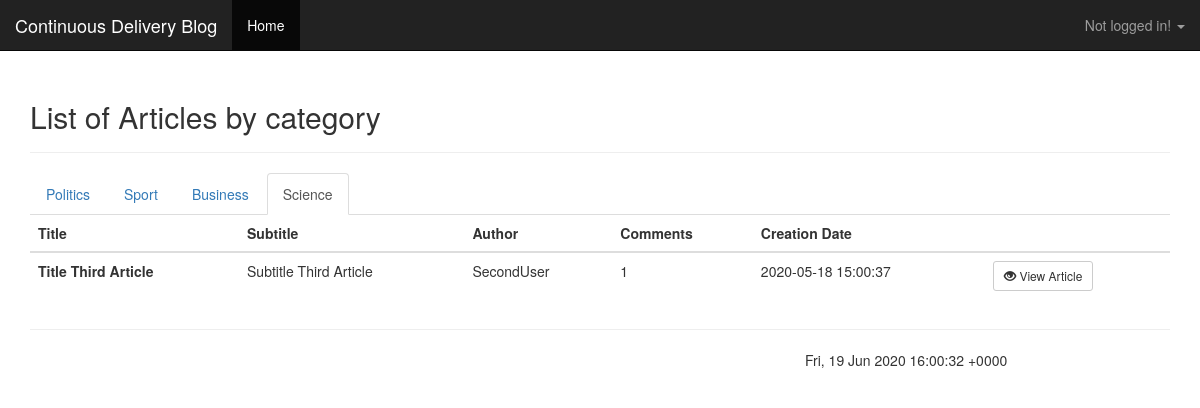
Screenshot of /index.php?view=list&categoryId=4 with the database file from the repository.
### tables this page shows
CREATE TABLE `categories` (
  `id` int(11) NOT NULL,
  `name` varchar(255) NOT NULL
);

CREATE TABLE `article` (
  `id` int(11) NOT NULL,
  `category` int(11) NOT NULL,
  `title` varchar(255) NOT NULL,
  `subtitle` varchar(255) NOT NULL,
  `text` text NOT NULL,
  `author` int(11) NOT NULL,
  `active` bit(1) NOT NULL DEFAULT b'1',
  `creationDate` timestamp NOT NULL DEFAULT CURRENT_TIMESTAMP
);

CREATE TABLE `users` (
  `id` int(11) NOT NULL,
  `username` varchar(255) NOT NULL,
  `passhash` varchar(255) NOT NULL
);

### index.php (called while the page is built, shortened)
<?php
require_once('inc/bootstrap.php');
$default_view = 'list';
$view = $default_view;
if (
	isset($_REQUEST['view']) &&
	file_exists(__DIR__ . '/views/' . $_REQUEST['view'] . '.php')
) {
	$view = $_REQUEST['view'];
}
require_once ('views/' . $view . '.php');

### lib/Data/DataManager_mysql.php (called while the page is built, shortened)
<?php
class DataManager implements \IDataManager {
    private static $__connection;
    private static function getConnection() {
        if (!isset(self::$__connection)) {
            self::$__connection = new \PDO(getenv('DB_CONFSTRING'), getenv('DB_UNAME'), getenv('DB_PASSWD'));
        }
        return self::$__connection;
    }
    private static function query($connection, $query, $parameters = array()) {
        $connection->setAttribute(\PDO::ATTR_ERRMODE, \PDO::ERRMODE_EXCEPTION);
        try {
            $statement = $connection->prepare($query);
            $i = 1;
            foreach ($parameters AS $param) {
                if (is_int($param)) {
                    $statement->bindValue($i, $param, \PDO::PARAM_INT);
                }
                $i++;
            }
            $result = $statement->execute();
        }
        catch (\Exception $e) {
            die('Database Error' . implode(' | ', $statement->errorInfo()));
        }
        return $statement;
    }
    private static function fetchObject($cursor) {
        return $cursor->fetchObject();
    }
    private static function close($cursor) {
        return $cursor->closeCursor();
    }
    private static function closeConnection($connection) {
        self::$__connection = null;
    }
    public static function getCategories(): array {
        $con = self::getConnection();
        $categories = [];
        $res = self::query($con, "SELECT id, name FROM categories");
        while ($cat = self::fetchObject($res)) {
            $categories[] = new Category($cat->id, $cat->name);
        }
        return $categories;
    }
    public static function getArticlesByCategory(int $categoryId): array {
        $con = self::getConnection();
        $articles = [];
        $res = self::query($con, "SELECT id, category, title, subtitle, text, author, creationDate FROM article WHERE category = ? AND active = 1 ORDER BY creationDate DESC;", [$categoryId]);
        while ($article = self::fetchObject($res)) {
            $articles[] = new Article($article->id, $article->category, $article->title, $article->subtitle, $article->text, $article->creationDate, $article->author);
        }
        return $articles;
    }
    public static function getUserById(int $userId) {
        $con = self::getConnection();
        $user = false;
        $res = self::query($con, "SELECT id, userName, passHash FROM users WHERE id = ?", [$userId]);
        if ($u = self::fetchObject($res)) {
            $user = new User($u->id, $u->userName, $u->passHash);
        }
        return $user;
    }
    public static function getCommentCount(int $articleId) : int {
        $con = self::getConnection();
        $count = 0;
        $res = self::query($con, "SELECT COUNT(id) AS count FROM comment WHERE articleId = ? AND active = 1", [$articleId]);
        if($c = self::fetchObject($res)) {
            $count = $c->count;
        }
        return $count;
    }
}

### inc/bootstrap.php (called while the page is built, shortened)
<?php
spl_autoload_register(function($class) {
   $filename = __DIR__."/../lib/".str_replace("\\",DIRECTORY_SEPARATOR, $class).".php";
});
require_once (__DIR__."/../lib/Data/DataManager_mysql.php");

### lib/Blog/Entity.php (called while the page is built, shortened)
<?php
class Entity extends BaseObject implements IData {
	private $id;
	public function __construct(int $id) {
		$this->id = $id;
	}
	public function getId() : int {
		return $this->id;
	}
}

### lib/Blog/Category.php (called while the page is built, shortened)
<?php
class Category extends Entity {
	private $name;
	public function __construct(int $id, string $name) {
		$this->name = $name;
	}
	public function getName() : string {
		return $this->name;
	}
}

### lib/Blog/Util.php (called while the page is built, shortened)
<?php
class Util extends BaseObject
{
    public static function escape(string $string) : string {
       return nl2br(htmlspecialchars($string));
    }
}

### lib/Blog/Article.php (called while the page is built, shortened)
<?php
class Article extends Entity {
	private $title;
    private $subtitle;
    private $creationDate;
	public function __construct(int $id, int $categoryId, string $title, string $subtitle, string $text, string $creationDate, string $author)  {
		$this->title = $title;
		$this->subtitle = $subtitle;
		$this->creationDate = $creationDate;
	}
	public function getTitle() : string {
		return $this->title;
	}
    public function getSubtitle() : string {
	    return $this->subtitle;
    }
    public function getCreationDate(): string {
        return $this->creationDate;
    }
}

### lib/Blog/User.php (called while the page is built, shortened)
<?php
class User extends Entity
{
    private $userName;
    public function __construct(int $id, string $userName, string $passwordHash)
    {
        $this->userName=$userName;
    }
    public function getUserName() : string {
        return $this->userName;
    }
}

### views/list.php (the view, shortened to what this page needs)
<?php
require_once('inc/bootstrap.php');
require_once('partials/header.php');
$categories = DataManager::getCategories();
$categoryId = isset($_REQUEST['categoryId']) ? (int)$_REQUEST['categoryId'] : null;
$articles = (isset($categoryId) && $categoryId > 0) ? DataManager::getArticlesByCategory($categoryId) : null;
?>
<div class="page-header">
  <h2>List of Articles by category</h2>
</div>
<ul class="nav nav-tabs">
  <?php foreach ($categories  as $cat) : ?>
      <li role="presentation"
          <?php if ($cat->getId() === $categoryId) : ?>class="active" <?php endif; ?>>
          <a href="<?php echo $_SERVER['PHP_SELF'] ?>?view=list&categoryId=<?php echo urlencode($cat->getId()); ?>"><?php echo Util::escape($cat->getName()); ?></a></span>
      </li>
  <?php endforeach; ?>
</ul>
<?php
    if(isset($articles)) :
        if(sizeof($articles) > 0) :
            require_once('partials/articlelist.php');
        else :?>
        <div class="alert alert-warning">No articles in this category</div>
        <?php
        endif;
    else :
        ?>
        <div class="alert alert-info">Please select a category</div>
    <?php
    endif;
?>
<?php
require_once('partials/footer.php');
?>

### views/partials/articlelist.php (shortened to what this page needs)
<table class="table">
    <thead>
    <tr>
        <th>
            Title
        </th>
        <th>
            Subtitle
        </th>
        <th>
            Author
        </th>
        <th>
            Comments
        </th>
        <th>
            Creation Date
        </th>
        <th>
        </th>
    </tr>
    </thead>
    <tbody>
    <?php foreach ($articles as $article): ?>
        <tr>
            <td>
                <strong>
                    <?php echo Util::escape($article->getTitle()); ?>
                </strong>
            </td>
            <td>
                <?php echo Util::escape($article->getSubtitle()); ?>
            </td>
            <td>
                <?php
                $user = DataManager::getUserById(intval($article->getAuthor()));
                echo $user->getUserName();
                ?>
            </td>
            <td>
                <?php echo DataManager::getCommentCount($article->getId());?>
            </td>
            <td>
                <?php echo Util::escape($article->getCreationDate()); ?>
            </td>
            <td>
                <a class="btn btn-sm btn-default" href="index.php?view=article&id=<?php echo Util::escape($article->getId());?>"><span class="glyphicon glyphicon-eye-open"></span> View Article</a>
            </td>
        </tr>
    <?php endforeach; ?>
    </tbody>
</table>

### assets/main.css (style rules this page uses)
body { padding-top: 60px; }

### rows the page displays
categories: name "Politics"
categories: name "Sport"
categories: name "Business"
categories: name "Science"
article: title "Title Third Article", subtitle "Subtitle Third Article", author.username "SecondUser", Id "1", creationDate "2020-05-18 15:00:37"
